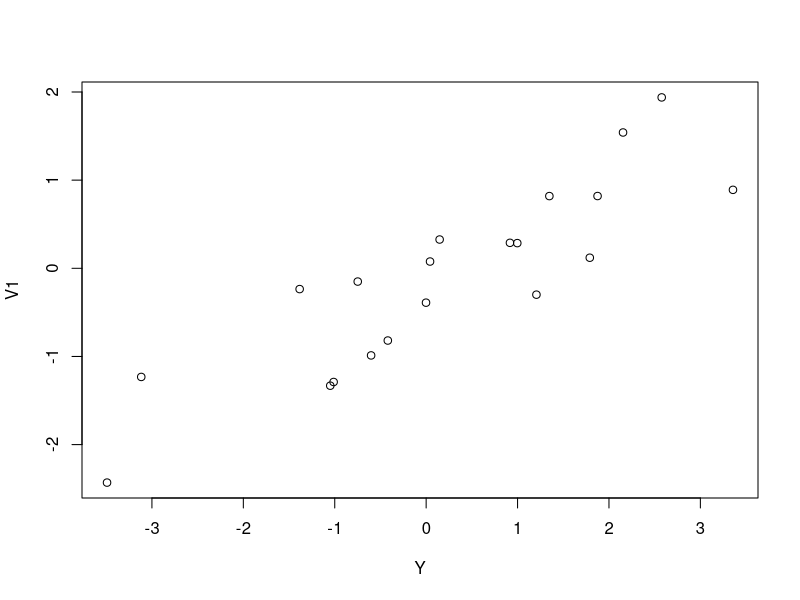

Reproduce this figure in R.
## ---- chunk 1
library(MASS)
library(magrittr)
library(dplyr)
set.seed(5000)

createSigma <- function(corr=.9) {
Sigma <- diag(4) 
Sigma[1,2] = Sigma[2,1] = .9
return(Sigma)
}

simulateData <- function(V2coef=1,corr=.9,n=20) {
  mvrnorm(n = n, mu=rep(0,4), createSigma(corr), tol = 1e-6, empirical = FALSE, EISPACK = FALSE) %>% 
  as.data.frame %>%
  rename(V2_alt = V2, e1 = V3, e2 = V4) %>%
  transform(Y=  V1 + V2_alt + e1,
            V2_null = V1 + e2) %>% return
}

sampleData <- simulateData()
with(sampleData,
     plot(Y,V1))
## ---- chunk 2
simulation <- list(data = sampleData)
simulation$results <- with(simulation$data, list(
  fullModel = lm(Y ~ V1 + V2_alt +V2_null),
  v1Model = lm(Y ~ V1),
  v2_alt_Model = lm(Y ~ V1 + V2_alt),
  v2_null_Model = lm(Y ~ V1 + V2_null)))

#to do lapply(simulation$results, function(x) {assign(names(x)) = x})
attach(simulation$results) #just for this demo
summary(fullModel)$coef
## ---- chunk 3
anova(fullModel)
anova(v1Model,v2_alt_Model)
## ---- chunk 4
anova(v1Model,v2_null_Model)
## ---- chunk 5
v2_alt_ResidModel <- lm(resid(v1Model) ~ sampleData$V2_alt - 1)
summary(v2_alt_ResidModel)$coef

v2_null_ResidModel <- lm(resid(v1Model) ~ sampleData$V2_null -1 )
summary(v2_null_ResidModel)$coef
## ---- chunk 6
#todo!

singleSimulation <- function(corr,true_effect,n_obs) {
  #input:  
  #output: a list with two linear models
  data <- simulateData(V2coef = true_effect,corr = cor,n=n_obs)
  res <- list()
  res$model_null <- lm(Y~V1 + V2_null,data=data)
  res$model_alt <- lm(Y~V1 + V2_alt,data=data)
  return(res)
}

# testWithPValue <- function(linear_model) {
#   #input: a single linear model)
#   #output: p-value associated with ..? 
#   (summary(linear_model)$coef[,colnames(summary(linear_model)$coef)=="Pr(>|t|)"]) %>%
#     return
# }

returnCoeffecients <- function(linear_model) {
  #input: a single linear model
  #output: two coeffecients
  linear_model$coef[3] %>% #[c("V2_alt","V2_null")] %>% // only return one?? 
    return
}

returnPValue <- function(linear_model) {
  temp <- linear_model %>% summary %>% `$`(coef) %>% `[`(3,4)
  #print(linear_model)
  return(temp)
  
  
}


testMethod <- function(significantMethod=returnCoeffecients, corr=seq(0,.95,by=.05),true_effect=(1:10), n_obs=20,n_sim=10) {
  #input: significantMethod function
  #corr: numeric vector correlation of the two variables
  #true_effect: numeric vector of true effects to measure.
  #for each combination of parameters (creates a matrix of all possible parameters)
  #and the false positive result
  true_effect <- c(true_effect) #test type II error as well! 
  sim_results <- expand.grid(corr=corr,true_effect=true_effect,n_obs=n_obs,n_sim=1:n_sim)
  sim_results[paste0("sim_",1:n_sim)] <- NA
  #now, you can run these simulations however you want
  #generate data
  apply(sim_results[c("corr","true_effect","n_obs","n_sim")],1,
        function(x) {
          c(
            x["corr"],
            x["true_effect"],
            x["n_obs"],
            x["n_sim"],
            singleSimulation(corr=x["corr"],true_effect=x["true_effect"] , n_obs = x["n_obs"]) %>% #returns list of two
            sapply(.,significantMethod)
            ) %>%
          #pull coef of interest from both regressions
          return
        }
      ) %>% 
    t %>%
    as.data.frame %>%
    return
}

res<-testMethod(significantMethod=returnPValue)
head(res)
save(res,file="res.RData")

euclideanDistance <- function(x,y) {
  return(sqrt(sum((x-y)^2)))
}

binaryClassification <- function(model_null,model_alt) {  
  (model_null < .05) + (model_alt > .05) %>%
  return
  }

# create a summary
createHeatMap <- function(df,lossFunction=binaryClassification,only_n_obs=20) {
  library(gplots)
  library(tidyr)
  # input: testMethod-result dataframe
  # output: summary data frame
  # side effect: print out a heatmap with loss function
  names(df) <- c("corr","true_effect","n_obs","n_sim","model_null","model_alt")
  temp <- 
  df %>% 
    mutate(true_null=0) %>%
    mutate(loss = binaryClassification(model_null,model_alt)) %>%
     group_by(corr,true_effect,n_obs) %>%
    mutate(true_null = 0) %>%
    summarise(meanLoss = sum(loss)/n())
  print(head(temp))
  
#   toPlot <- temp %>% 
#     select(corr,true_effect,meanLoss) %>%
#     spread(true_effect,meanLoss) %>%
#   row.labels <- toPlot[,1] #corr values
#   toPlot %>% as.matrix %>%
#     heatmap.2(.,Rowv=NULL,Colv=NULL,dendogram="none",trace="none",
#               key=FALSE,labCol=row.labels,cexCol=1)
  return(temp)

}

sim_res <- createHeatMap(res,lossFunction=binaryClassification)
head(sim_res)
save(sim_res,file="heatmap.RData")

## ---- chunk 7

# toPlot <- sim_res %>% 
#   dplyr::select(corr,true_effect,meanLoss) %>%
#   tidyr::spread(corr,meanLoss) %>%
#   data.matrix 
# 
# row.names(toPlot) <- toPlot[,1]
# 
# heatmap(toPlot[,2:20],Rowv=NA,Colv=NA,col=cm.colors(256),scale="column",margins=c(5,10))
#   heatmap.2(Rowv = FALSE,Colv=FALSE,dendrogram="none")
